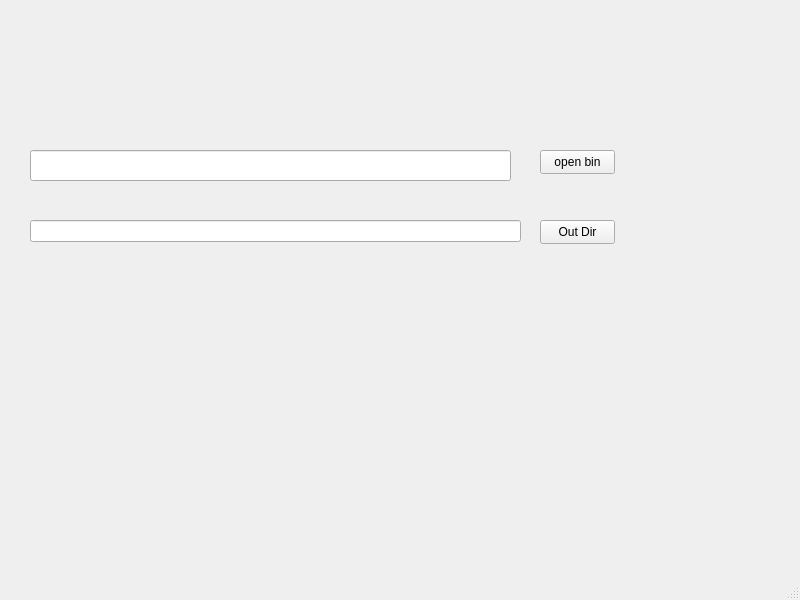
<?xml version="1.0" encoding="UTF-8"?>
<ui version="4.0">
 <class>MainWindow</class>
 <widget class="QMainWindow" name="MainWindow">
  <property name="geometry">
   <rect>
    <x>0</x>
    <y>0</y>
    <width>800</width>
    <height>600</height>
   </rect>
  </property>
  <property name="windowTitle">
   <string>MainWindow</string>
  </property>
  <widget class="QWidget" name="centralwidget">
   <widget class="QPushButton" name="pushButton">
    <property name="geometry">
     <rect>
      <x>540</x>
      <y>150</y>
      <width>75</width>
      <height>24</height>
     </rect>
    </property>
    <property name="text">
     <string>open bin</string>
    </property>
   </widget>
   <widget class="QLineEdit" name="lineEdit">
    <property name="geometry">
     <rect>
      <x>30</x>
      <y>150</y>
      <width>481</width>
      <height>31</height>
     </rect>
    </property>
   </widget>
   <widget class="QPushButton" name="setOutDir">
    <property name="geometry">
     <rect>
      <x>540</x>
      <y>220</y>
      <width>75</width>
      <height>24</height>
     </rect>
    </property>
    <property name="text">
     <string>Out Dir</string>
    </property>
   </widget>
   <widget class="QLineEdit" name="OutDirPath">
    <property name="geometry">
     <rect>
      <x>30</x>
      <y>220</y>
      <width>491</width>
      <height>22</height>
     </rect>
    </property>
   </widget>
  </widget>
  <widget class="QMenuBar" name="menubar">
   <property name="geometry">
    <rect>
     <x>0</x>
     <y>0</y>
     <width>800</width>
     <height>22</height>
    </rect>
   </property>
  </widget>
  <widget class="QStatusBar" name="statusbar"/>
 </widget>
 <tabstops>
  <tabstop>lineEdit</tabstop>
  <tabstop>pushButton</tabstop>
  <tabstop>setOutDir</tabstop>
  <tabstop>OutDirPath</tabstop>
 </tabstops>
 <resources/>
 <connections/>
</ui>
